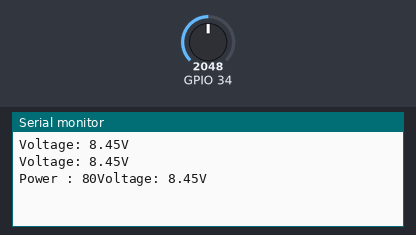
Simulated run of this sketch. Board: ESP32. On the bench: the last lines printed to the serial monitor. The inputs (shaded band) are chosen by the test bench; at power-on: GPIO 34 = 2048.

Above: at 1.3 s.
1.4 s: GPIO 34 set to 2866
At 1.9 s:
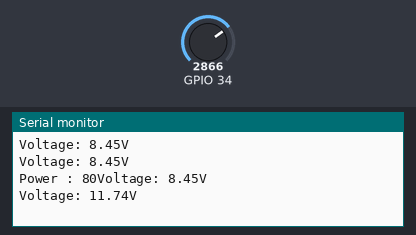
2.9 s: GPIO 34 set to 3603
At 3.4 s:
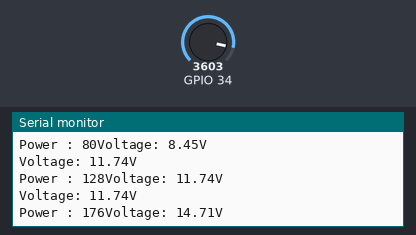
Timing chart, 0 to 5.9 s (numbered marks = the images above; inputs shaded):
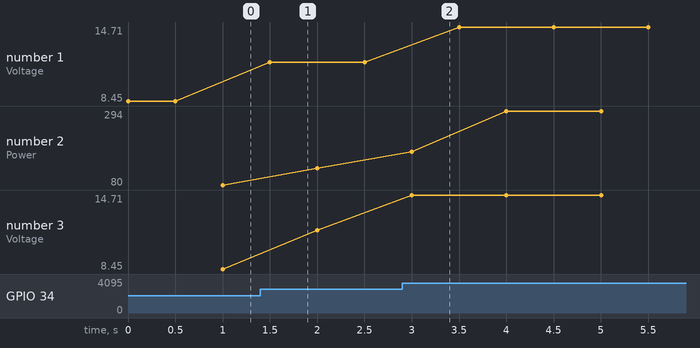

Measured:
- after the input at 1.4 s, the serial monitor: prints a new line after 0.10 s (image 1)
- after the input at 2.9 s, the serial monitor: prints a new line after 0.10 s (image 2)
- plotted number 1: 8.45 → 11.74 after the input at 1.4 s, 11.74 → 14.71 after the input at 2.9 s
- plotted number 2: 80 → 128 after the input at 1.4 s, 128 → 294 after the input at 2.9 s
- plotted number 3: 8.45 → 11.74 after the input at 1.4 s, 11.74 → 14.71 after the input at 2.9 s

The sketch:

powerTracking.ino
```cpp
int voltage_offset = 20;// set the correction offset value
//const int sensorIn = 34;      // pin where the OUT pin from sensor is connected on Arduino
int mVperAmp = 185;           // this the 5A version of the ACS712 -use 100 for 20A Module and 66 for 30A Modul
void setup() {
  // Robojax.com voltage sensor
  Serial.begin(115200);
}

void loop() {

int voltage = getVoltage();
int current = getCurrent();

  int power = voltage*current;
  Serial.print("Power : ");
  Serial.print(power);
}

int getVoltage(){
  int volt = analogRead(34);// read the input - GPIO_NUM_34
  double voltage = map(volt,0, 4096, 0, 1650) + voltage_offset;

  voltage /= 100; // divide by 100 to get the decimal values
  Serial.print("Voltage: ");
  Serial.print(voltage);
  Serial.println("V");
  delay(500);
  return voltage;

  }

  int getCurrent()
  {
   int Voltage = getVoltage();
   int VRMS = (Voltage/2.0) *0.707;   //root 2 is 0.707
   int current = ((VRMS * 1000)/mVperAmp);

   return current;
  }
```
